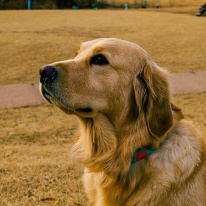
#> input picture puppy.jpg, 206 x 206 px
$ python matplotlib_exam.py
#> lines starting #> are read from the running program, lines starting #| are printed output that depends on the picture; after the words box and inside, x2 and y2 are one past the last pixel; in counts of white or black regions, pixels touching at a corner belong together
import cv2 as cv
import numpy as np
from matplotlib import pyplot as plt

img = cv.imread('puppy.jpg', cv.IMREAD_GRAYSCALE)
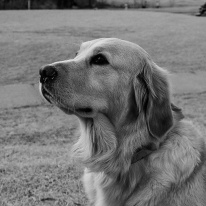
#> img: shape (206, 206); min 0, max 228, mean 116.8
assert img is not None, "file could not be read, check with os.path.exists()"

ret,thresh1 = cv.threshold(img,127,255,cv.THRESH_BINARY)
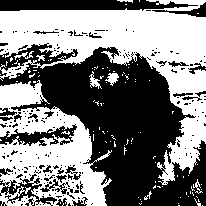
#> thresh1: shape (206, 206); 50.3% white; 216 black regions (187 under 20 px), largest, box (x1, y1, x2, y2) and area: (0, 43, 206, 206) 16164, (0, 0, 198, 11) 1662, (0, 124, 77, 146) 720
ret,thresh2 = cv.threshold(img,127,255,cv.THRESH_BINARY_INV)
ret,thresh3 = cv.threshold(img,127,255,cv.THRESH_TRUNC)
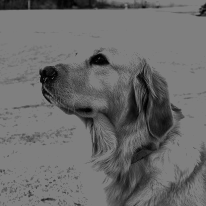
#> thresh3: shape (206, 206); min 0, max 127, mean 106.5
ret,thresh4 = cv.threshold(img,127,255,cv.THRESH_TOZERO)
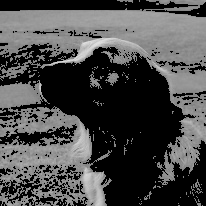
#> thresh4: shape (206, 206); min 0, max 228, mean 74.1
ret,thresh5 = cv.threshold(img,127,255,cv.THRESH_TOZERO_INV)
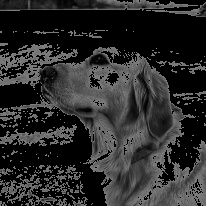
#> thresh5: shape (206, 206); min 0, max 127, mean 42.7

titles = ['Original Image','BINARY','BINARY_INV','TRUNC','TOZERO','TOZERO_INV']

images = [img,thresh1,thresh2,thresh3,thresh4,thresh5]
for i in range(6):
#> (the run stopped early here; a loop or call above may not have finished)

$ run again, with img2.jpg copied over puppy.jpg
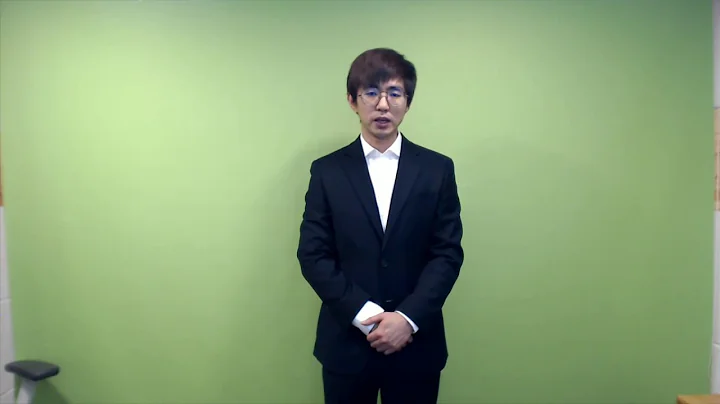
#> input picture img2.jpg, 720 x 404 px
#> `ret,thresh1 = cv.threshold(img,127,255,cv.THRESH_BINARY)`:
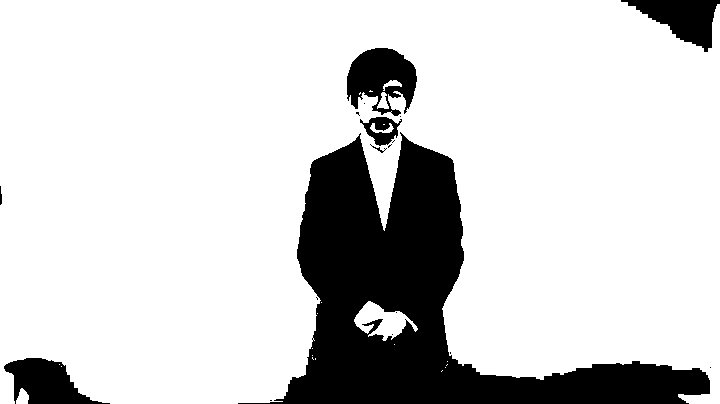
#> thresh1: shape (404, 720); 81.9% white; 18 black regions (11 under 20 px), largest, box (x1, y1, x2, y2) and area: (238, 132, 710, 404) 43764, (347, 48, 417, 116) 3064, (4, 358, 110, 404) 2642
#> `ret,thresh5 = cv.threshold(img,127,255,cv.THRESH_TOZERO_INV)`:
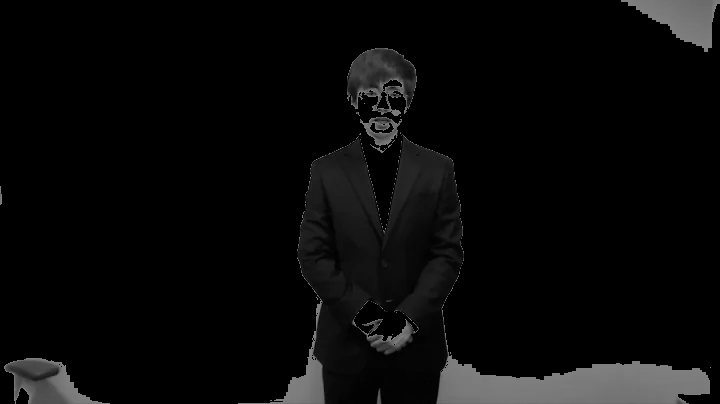
#> thresh5: shape (404, 720); min 0, max 127, mean 9.4

$ run again, with road.jpg copied over puppy.jpg
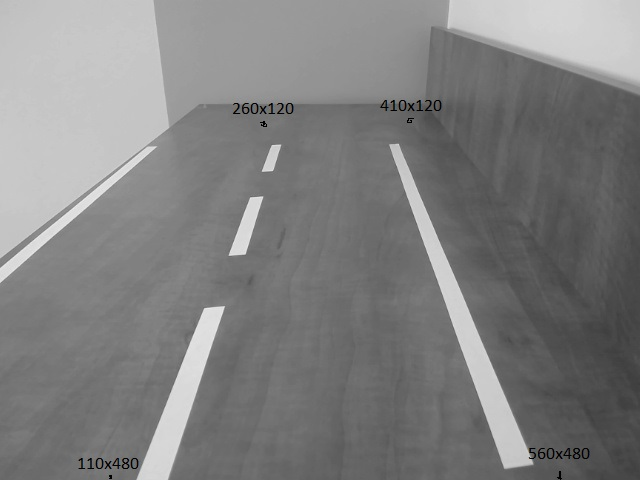
#> input picture road.jpg, 640 x 480 px
#> `ret,thresh1 = cv.threshold(img,127,255,cv.THRESH_BINARY)`:
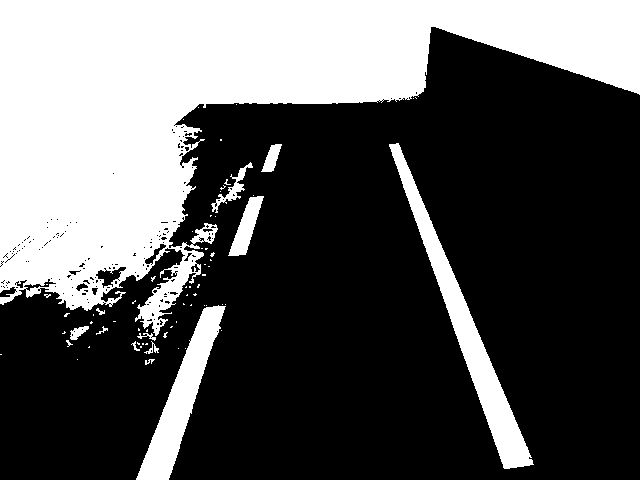
#> thresh1: shape (480, 640); 34.5% white; 69 white regions (55 under 20 px), largest, box (x1, y1, x2, y2) and area: (0, 0, 640, 336) 91975, (389, 143, 534, 469) 6892, (136, 305, 226, 480) 4746
#> `ret,thresh5 = cv.threshold(img,127,255,cv.THRESH_TOZERO_INV)`:
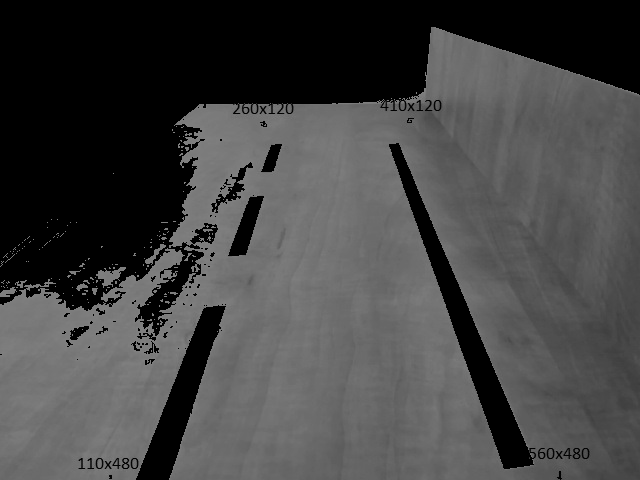
#> thresh5: shape (480, 640); min 0, max 127, mean 67.9
